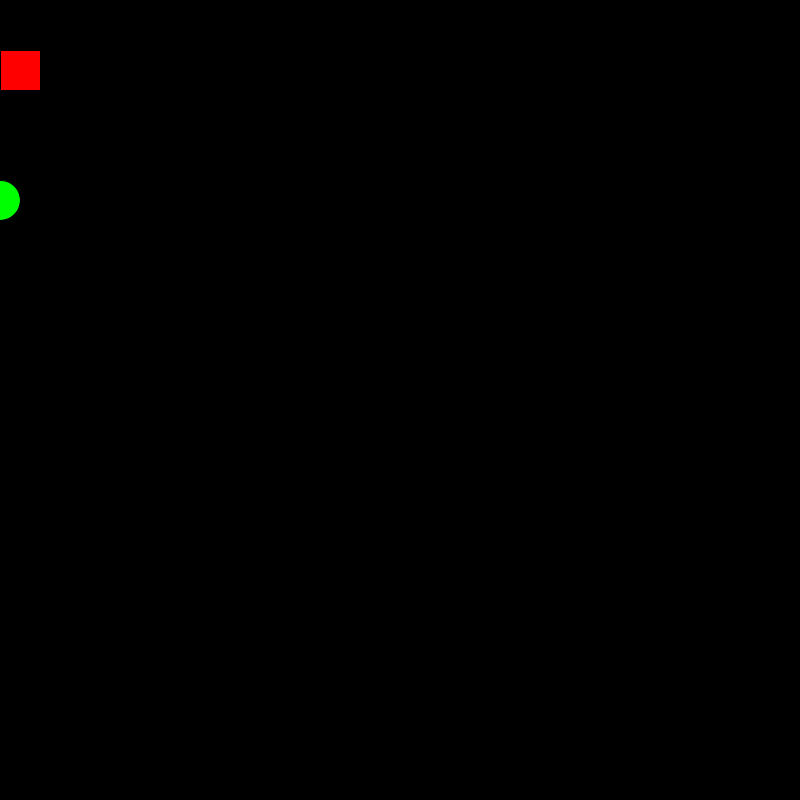
Frame 1 (no input)
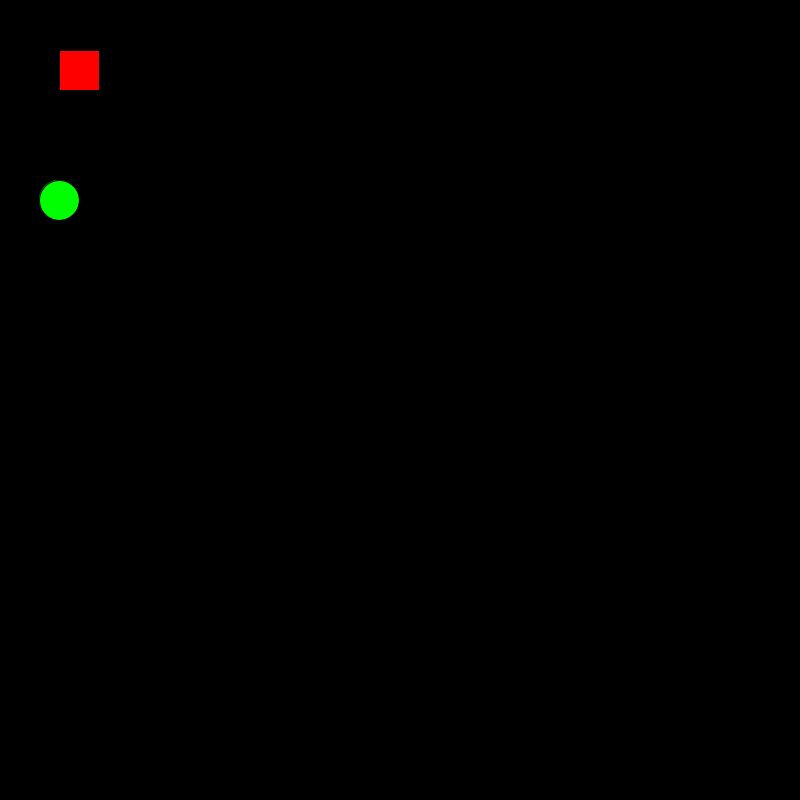
Frame 60 (the mouse pressed at the canvas centre just before this capture)
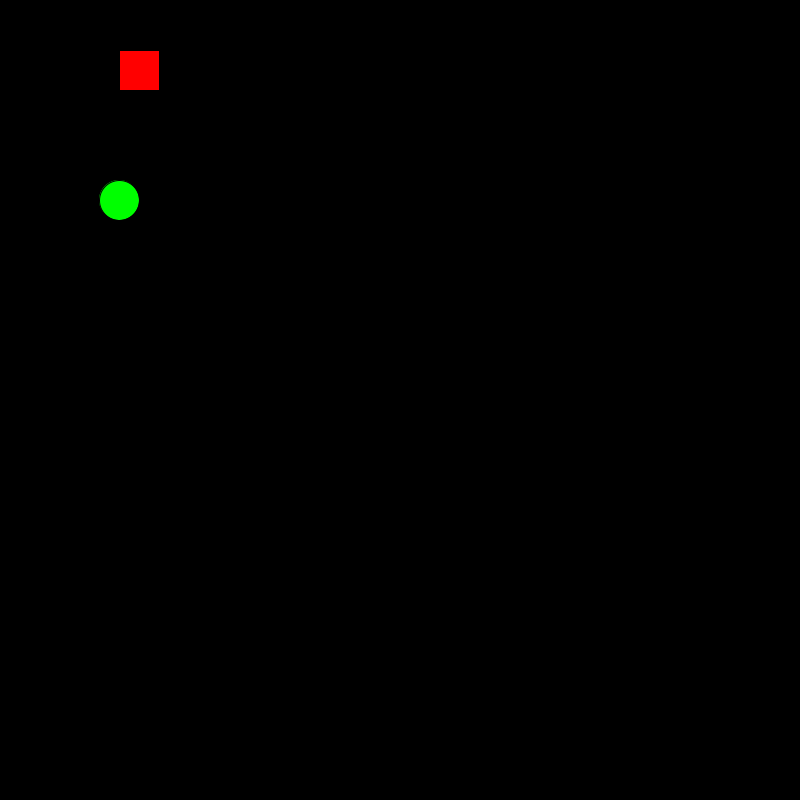
Frame 120 (the mouse held since frame 60 and released just before this capture)

The Processing sketch that drew these frames (run headless with seeded random() and noise(); from frame 60 on, the mouse is pressed at the canvas centre):

// Processing sketch: may_31
// ── may_31.pde
int foo = 0;

void setup() {
  size(800, 800);
}

void draw() {
  background(0);
  fill(255,0,0);
  rect(foo, 50, 40, 40);
  fill(0,255,0);
  ellipse(foo, 200, 40, 40); 
  foo = foo + 1;
}
